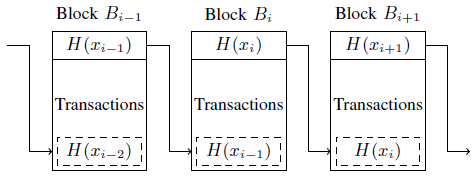
#> input picture Fig. 3.  Section of a simple blockchain structure [4].png, 476 x 180 px, given in place of PATH to original user image after Listing 1 *.png, which was not available
$ python 'Visual cryptography encoding process.py' --IMAGE '../Fig. 3.  Section of a simple blockchain structure [4].png'
#> lines starting #> are read from the running program, lines starting #| are printed output that depends on the picture; after the words box and inside, x2 and y2 are one past the last pixel; in counts of white or black regions, pixels touching at a corner belong together; pictures that were not available may be replaced by others from this repository, and a replacement may not be noted
import argparse
import random
from PIL import Image
def encrypt(filename):
    original = Image.open("PATH to original user image after Listing 1 *.png")
#> original is the input picture: PIL image 476x180 RGBA; mean R, G, B, A 240.5, 240.5, 240.7, 255
    original = original.convert("1")
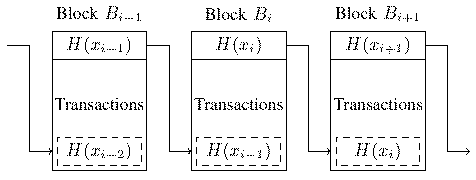
#> original: PIL image 476x180 1; 94.3% white; black in thin lines or dots, all inside (x1, y1, x2, y2) = (7, 6, 470, 171)
    o_pixels = original.load()
    first = Image.new("1", (original.size[0], original.size[1] * 2))
#> first: PIL image 476x360 1; every value is 0
    f_pixels = first.load()
    second = Image.new("1", (original.size[0], original.size[1] * 2))
    s_pixels = second.load()
    for i in range(original.size[0]):
        for j in range(original.size[1]):
            if o_pixels[i,j] == 0:
                if random.randint(0, 1):
                    f_pixels[i,j * 2    ] = 1
                    f_pixels[i,j * 2 + 1] = 0
                    s_pixels[i,j * 2    ] = 0
                    s_pixels[i,j * 2 + 1] = 1
                else:
                    f_pixels[i,j * 2    ] = 0
                    f_pixels[i,j * 2 + 1] = 1
                    s_pixels[i,j * 2    ] = 1
                    s_pixels[i,j * 2 + 1] = 0
            else:
                if random.randint(0, 1):
                    f_pixels[i,j * 2    ] = 0
                    f_pixels[i,j * 2 + 1] = 1
                    s_pixels[i,j * 2    ] = 0
                    s_pixels[i,j * 2 + 1] = 1
                else:
                    f_pixels[i,j * 2    ] = 1
                    f_pixels[i,j * 2 + 1] = 0
                    s_pixels[i,j * 2    ] = 1
                    s_pixels[i,j * 2 + 1] = 0
    first.save("PATH to save  1/1 IBV share1.png")
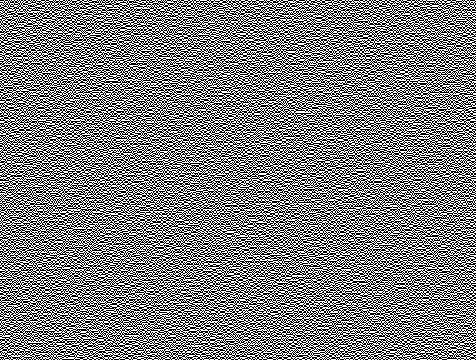
#> saved as 1 IBV share1.png: PIL image 476x360 1; 50% white in thin lines or dots
    second.save("PATH to save 1/2 IBV share2.png")
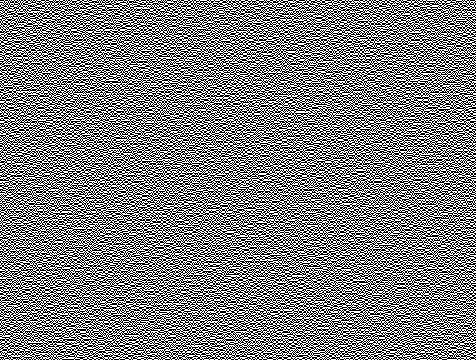
#> saved as 2 IBV share2.png: PIL image 476x360 1; 50% white in thin lines or dots
if __name__ == '__main__':
    parser = argparse.ArgumentParser()
    parser.add_argument("--IMAGE", help="The image to encrypt")
    args = parser.parse_args()
    encrypt(args.IMAGE)
